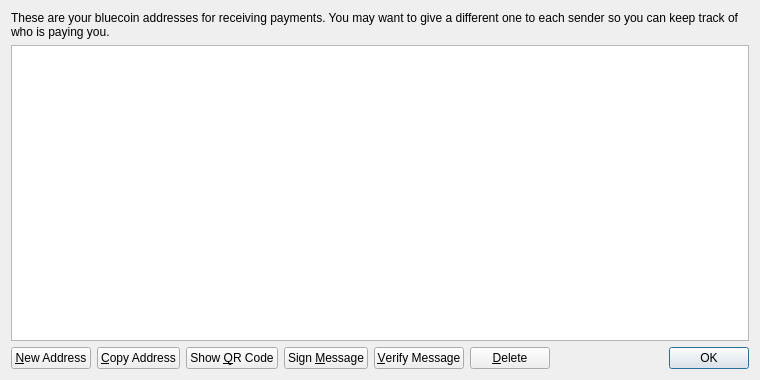
<?xml version="1.0" encoding="UTF-8"?>
<ui version="4.0">
 <class>AddressBookPage</class>
 <widget class="QWidget" name="AddressBookPage">
  <property name="geometry">
   <rect>
    <x>0</x>
    <y>0</y>
    <width>760</width>
    <height>380</height>
   </rect>
  </property>
  <property name="windowTitle">
   <string>Address Book</string>
  </property>
  <layout class="QVBoxLayout" name="verticalLayout">
   <item>
    <widget class="QLabel" name="labelExplanation">
     <property name="text">
      <string>These are your bluecoin addresses for receiving payments. You may want to give a different one to each sender so you can keep track of who is paying you.</string>
     </property>
     <property name="textFormat">
      <enum>Qt::PlainText</enum>
     </property>
     <property name="wordWrap">
      <bool>true</bool>
     </property>
    </widget>
   </item>
   <item>
    <widget class="QTableView" name="tableView">
     <property name="contextMenuPolicy">
      <enum>Qt::CustomContextMenu</enum>
     </property>
     <property name="toolTip">
      <string>Double-click to edit address or label</string>
     </property>
     <property name="tabKeyNavigation">
      <bool>false</bool>
     </property>
     <property name="alternatingRowColors">
      <bool>true</bool>
     </property>
     <property name="selectionMode">
      <enum>QAbstractItemView::SingleSelection</enum>
     </property>
     <property name="selectionBehavior">
      <enum>QAbstractItemView::SelectRows</enum>
     </property>
     <property name="sortingEnabled">
      <bool>true</bool>
     </property>
     <attribute name="verticalHeaderVisible">
      <bool>false</bool>
     </attribute>
    </widget>
   </item>
   <item>
    <layout class="QHBoxLayout" name="horizontalLayout">
     <item>
      <widget class="QPushButton" name="newAddressButton">
       <property name="toolTip">
        <string>Create a new address</string>
       </property>
       <property name="text">
        <string>&amp;New Address</string>
       </property>
       <property name="icon">
        <iconset resource="../bitcoin.qrc">
         <normaloff>:/icons/add</normaloff>:/icons/add</iconset>
       </property>
      </widget>
     </item>
     <item>
      <widget class="QPushButton" name="copyToClipboard">
       <property name="toolTip">
        <string>Copy the currently selected address to the system clipboard</string>
       </property>
       <property name="text">
        <string>&amp;Copy Address</string>
       </property>
       <property name="icon">
        <iconset resource="../bitcoin.qrc">
         <normaloff>:/icons/editcopy</normaloff>:/icons/editcopy</iconset>
       </property>
      </widget>
     </item>
     <item>
      <widget class="QPushButton" name="showQRCode">
       <property name="text">
        <string>Show &amp;QR Code</string>
       </property>
       <property name="icon">
        <iconset resource="../bitcoin.qrc">
         <normaloff>:/icons/qrcode</normaloff>:/icons/qrcode</iconset>
       </property>
      </widget>
     </item>
     <item>
      <widget class="QPushButton" name="signMessage">
       <property name="toolTip">
        <string>Sign a message to prove you own a bluecoin address</string>
       </property>
       <property name="text">
        <string>Sign &amp;Message</string>
       </property>
       <property name="icon">
        <iconset resource="../bitcoin.qrc">
         <normaloff>:/icons/edit</normaloff>:/icons/edit</iconset>
       </property>
      </widget>
     </item>
     <item>
      <widget class="QPushButton" name="verifyMessage">
       <property name="toolTip">
        <string>Verify a message to ensure it was signed with a specified bluecoin address</string>
       </property>
       <property name="text">
        <string>&amp;Verify Message</string>
       </property>
       <property name="icon">
        <iconset resource="../bitcoin.qrc">
         <normaloff>:/icons/transaction_0</normaloff>:/icons/transaction_0</iconset>
       </property>
      </widget>
     </item>
     <item>
      <widget class="QPushButton" name="deleteButton">
       <property name="toolTip">
        <string>Delete the currently selected address from the list</string>
       </property>
       <property name="text">
        <string>&amp;Delete</string>
       </property>
       <property name="icon">
        <iconset resource="../bitcoin.qrc">
         <normaloff>:/icons/remove</normaloff>:/icons/remove</iconset>
       </property>
      </widget>
     </item>
     <item>
      <spacer name="horizontalSpacer">
       <property name="orientation">
        <enum>Qt::Horizontal</enum>
       </property>
       <property name="sizeHint" stdset="0">
        <size>
         <width>40</width>
         <height>20</height>
        </size>
       </property>
      </spacer>
     </item>
     <item>
      <widget class="QDialogButtonBox" name="buttonBox">
       <property name="sizePolicy">
        <sizepolicy hsizetype="Maximum" vsizetype="Fixed">
         <horstretch>0</horstretch>
         <verstretch>0</verstretch>
        </sizepolicy>
       </property>
       <property name="standardButtons">
        <set>QDialogButtonBox::Ok</set>
       </property>
      </widget>
     </item>
    </layout>
   </item>
  </layout>
 </widget>
 <resources>
  <include location="../bitcoin.qrc"/>
 </resources>
 <connections/>
</ui>
